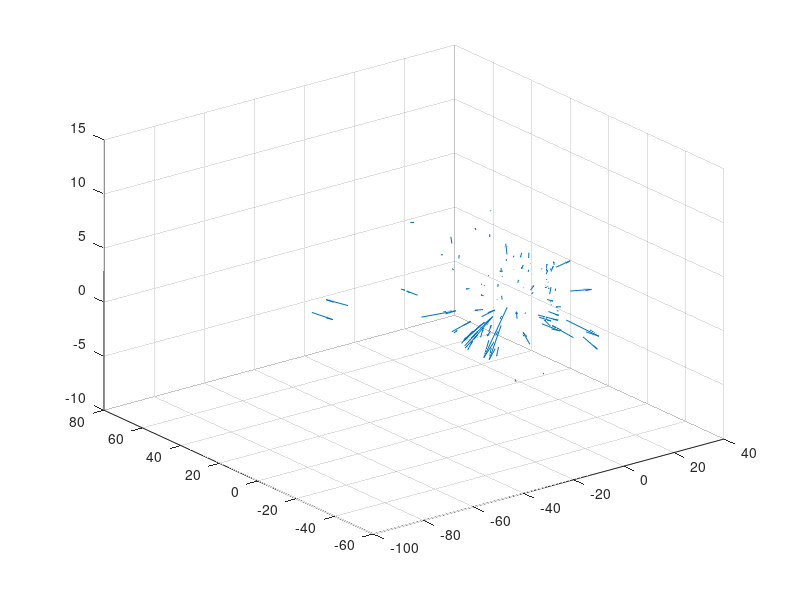

MATLAB code for this plot: (Note: this script raises an error after producing the figure.)
% Daniel Choate 
% Creating an animation to better display vector field plot 
% Data generated from LidarErrorAnalysis_ExpD

clear all 
close all 

% Load in data for original vector field plot
% Loading 6 variables X, Y, Z, U, V, W
load vPlotOrig

figure(1)
quiver3(X_q, Y_q, Z_q, U_q, V_q, W_q, 'AutoScale', 'off')

% view(0,90)
% view(45,45)
% view(90,0)
% view(45,45)
% view(0,90)
% view(45,45)
% view(90,0)

% Set variable for degrees per frame 
d = 5;
t = 90/d;
s1 = 0; % Starting rotation for the azimuth 
s2 = 90; % Starting rotation for the elevation 

% Loop to gather frames between desired angles from a to b
f1 = figure(1);
f1.Visible = 'off';
fs = [];
for i = 1:t+1
    view(s1,s2)
    f = getframe(figure(1));
    fs = [fs f];
    s1 = s1+d;
    s2 = s2-d;
end


% Loop to gather frames between desired angles from b to a
s1 = 90;
s2 = 0;
figure(1)
for i = 1:t+1
    view(s1,s2)
    f = getframe(figure(1));
    fs = [fs f];
    s1 = s1-d;
    s2 = s2+d;
end

figure(2)
axis('off')
movie(fs,4);

% 
% fanimator(fs)
% function frame = create_frame(view)
% frame = 1
% end